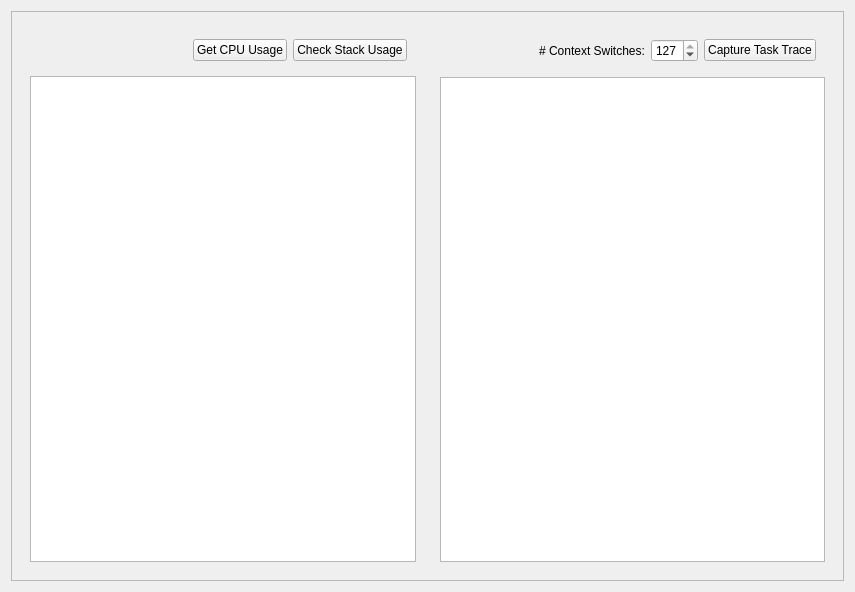
<?xml version="1.0" encoding="UTF-8"?>
<ui version="4.0">
 <class>TasksPanel</class>
 <widget class="QWidget" name="TasksPanel">
  <property name="geometry">
   <rect>
    <x>0</x>
    <y>0</y>
    <width>855</width>
    <height>592</height>
   </rect>
  </property>
  <property name="windowTitle">
   <string>Form</string>
  </property>
  <layout class="QHBoxLayout" name="horizontalLayout_2" stretch="0">
   <item>
    <widget class="QScrollArea" name="scrollArea">
     <property name="widgetResizable">
      <bool>true</bool>
     </property>
     <widget class="QWidget" name="scrollAreaWidgetContents_2">
      <property name="geometry">
       <rect>
        <x>0</x>
        <y>0</y>
        <width>831</width>
        <height>568</height>
       </rect>
      </property>
      <layout class="QHBoxLayout" name="horizontalLayout_4">
       <item>
        <widget class="QWidget" name="left_panel" native="true">
         <layout class="QVBoxLayout" name="verticalLayout_2">
          <item>
           <widget class="QWidget" name="left_button_panel" native="true">
            <layout class="QHBoxLayout" name="horizontalLayout">
             <item>
              <spacer name="horizontalSpacer">
               <property name="orientation">
                <enum>Qt::Horizontal</enum>
               </property>
               <property name="sizeHint" stdset="0">
                <size>
                 <width>40</width>
                 <height>20</height>
                </size>
               </property>
              </spacer>
             </item>
             <item>
              <widget class="QPushButton" name="get_cpu_usage_btn">
               <property name="text">
                <string>Get CPU Usage</string>
               </property>
              </widget>
             </item>
             <item>
              <widget class="QPushButton" name="check_stack_usage_btn">
               <property name="text">
                <string>Check Stack Usage</string>
               </property>
              </widget>
             </item>
            </layout>
           </widget>
          </item>
          <item>
           <widget class="QTableWidget" name="tasks_table">
            <property name="showGrid">
             <bool>false</bool>
            </property>
            <attribute name="verticalHeaderVisible">
             <bool>false</bool>
            </attribute>
           </widget>
          </item>
         </layout>
        </widget>
       </item>
       <item>
        <widget class="QWidget" name="right_panel" native="true">
         <layout class="QVBoxLayout" name="verticalLayout">
          <item>
           <widget class="QWidget" name="right_button_panel" native="true">
            <layout class="QHBoxLayout" name="horizontalLayout_3">
             <item>
              <spacer name="horizontalSpacer_2">
               <property name="orientation">
                <enum>Qt::Horizontal</enum>
               </property>
               <property name="sizeHint" stdset="0">
                <size>
                 <width>40</width>
                 <height>20</height>
                </size>
               </property>
              </spacer>
             </item>
             <item>
              <widget class="QLabel" name="trace_length_label">
               <property name="text">
                <string># Context Switches:</string>
               </property>
              </widget>
             </item>
             <item>
              <widget class="QSpinBox" name="trace_length_box">
               <property name="maximum">
                <number>127</number>
               </property>
               <property name="value">
                <number>127</number>
               </property>
               <property name="displayIntegerBase">
                <number>10</number>
               </property>
              </widget>
             </item>
             <item>
              <widget class="QPushButton" name="capture_task_trace_btn">
               <property name="text">
                <string>Capture Task Trace</string>
               </property>
              </widget>
             </item>
            </layout>
           </widget>
          </item>
          <item>
           <widget class="QTableWidget" name="trace_table"/>
          </item>
         </layout>
        </widget>
       </item>
      </layout>
     </widget>
    </widget>
   </item>
  </layout>
 </widget>
 <resources/>
 <connections/>
</ui>
